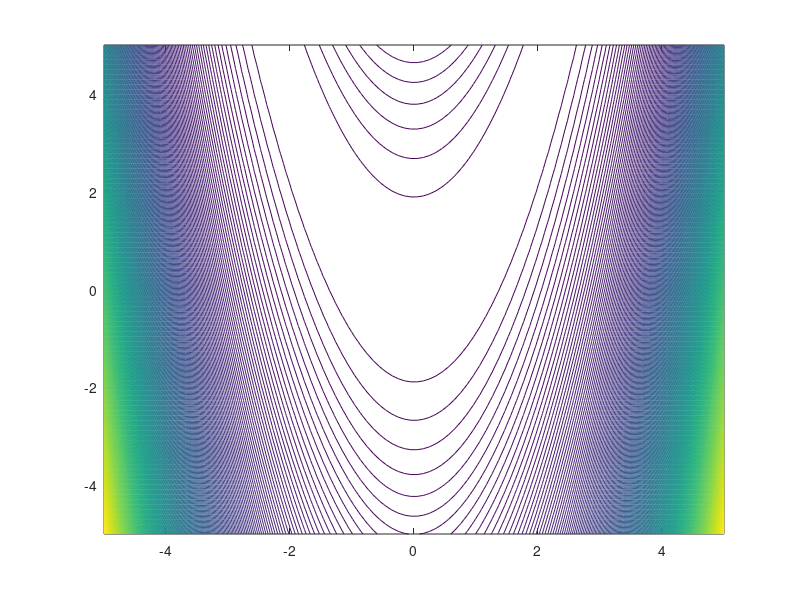

Reproduce this figure in MATLAB. (Note: this script raises an error after producing the figure.)
%%%%%%%%%%%%%%%%%%%%%%%%%%%%%%%%%%%%%%%%%%%%%%%%%%%%%%%%%%%%%%%%%%%
%                  Numerical Computing II Homework III            %
%                                                                 %
% This assignment tests various methods for minimizing a function %
% of two variables.					  	  %
%%%%%%%%%%%%%%%%%%%%%%%%%%%%%%%%%%%%%%%%%%%%%%%%%%%%%%%%%%%%%%%%%%%


% Prep Initial Guess
x0 = zeros(2,1);
x0(1,1) = -2;
x0(2,1) = -5;
x = linspace(-5,5);
y = linspace(-5,5);
[X,Y] = meshgrid(x,y);
R = 100*((Y-(X.^2)).^2) + (1-X).^2;

% Gradient Descent
disp('Opening figure 1 for Gradient Descent...');
figure(1)
contour(X,Y,R,250);
% see gradientDescent.m
gradientDescent(x0);

% Newton's method
disp('Opening figure 2 for Newton...');
figure(2)
contour(X,Y,R,250);
% see newton.m
newton(x0);

% Hessian Modification
disp('Opening figure 3 for Hessian Modification...');
figure(3)
contour(X,Y,R,250);
% see modHess.m
modHess(x0);

% BFGS
disp('Opening figure 4 for BFGS...');
figure(4)
contour(X,Y,R,250);
% see bfgs.m
bfgs(x0);